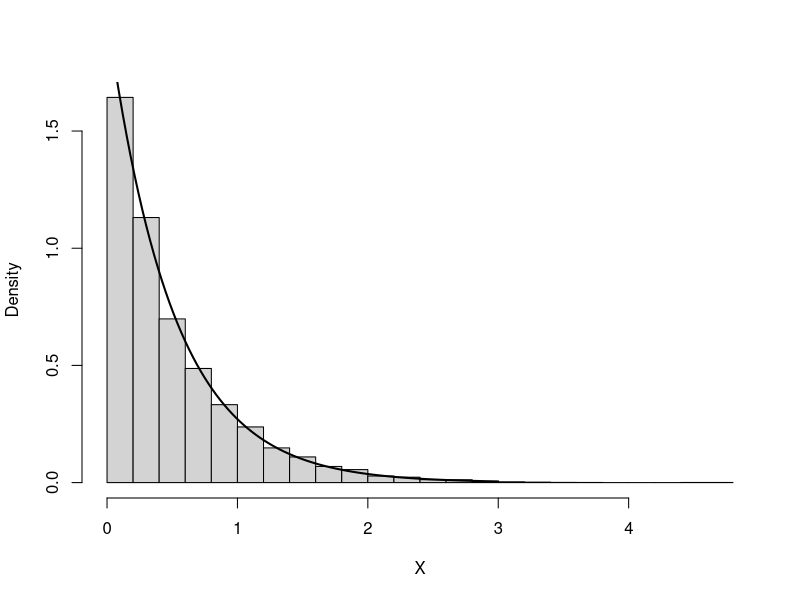
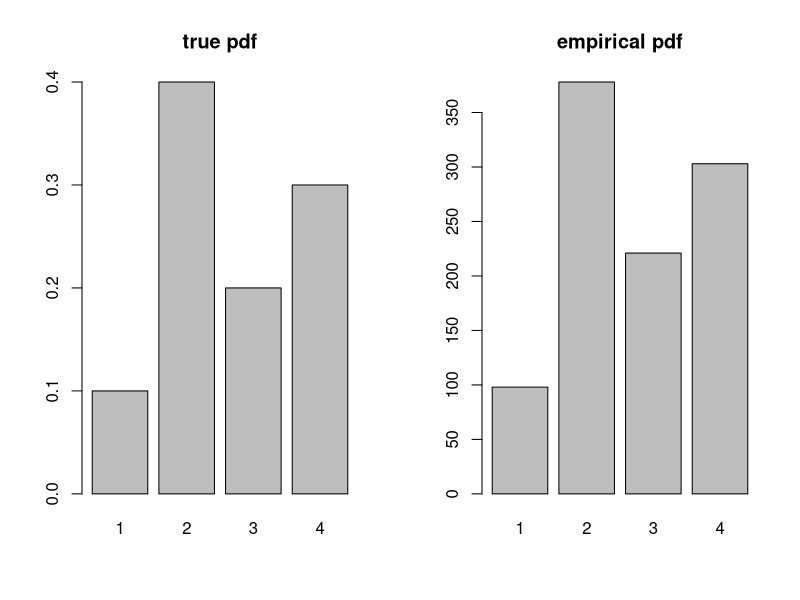

Write R code to recreate these figures, in order.
## ---- chunk 1
knitr::opts_chunk$set(comment = "#",collapse = TRUE,fig.align = "center")
## ---- chunk 2
discrete_inv_transform_sample <- function (pvec) {
  K <- length(pvec)
  u <- runif(1)
  if (u <= pvec[1])
    return(1)
  for (k in seq(2,K)) {
    if(sum(pvec[seq(1,k-1)]) < u && u <= sum(pvec[seq(1,k)]))
      return(k)
  }
}
## ---- chunk 3
set.seed(1)
num_samples <- 10000
u <-  runif(num_samples)
x <- -log(1-u)/2
hist(x,n = 32,freq = FALSE,xlab = 'X',main = "")
curve(dexp(x,rate = 2),0,3,lwd = 2,add = TRUE)
## ---- chunk 4
par(mfcol = c(1,2))
num_samples <- 1000
pvec        <- c(0.1,0.4,0.2,0.3)
names(pvec) <- 1:4
samples     <- rep(0,num_samples)
for(i in seq_len(num_samples)) {
  samples[i] <- discrete_inv_transform_sample(pvec)
}
barplot(pvec,main = "true pdf")
barplot(table(samples),main = "empirical pdf")
